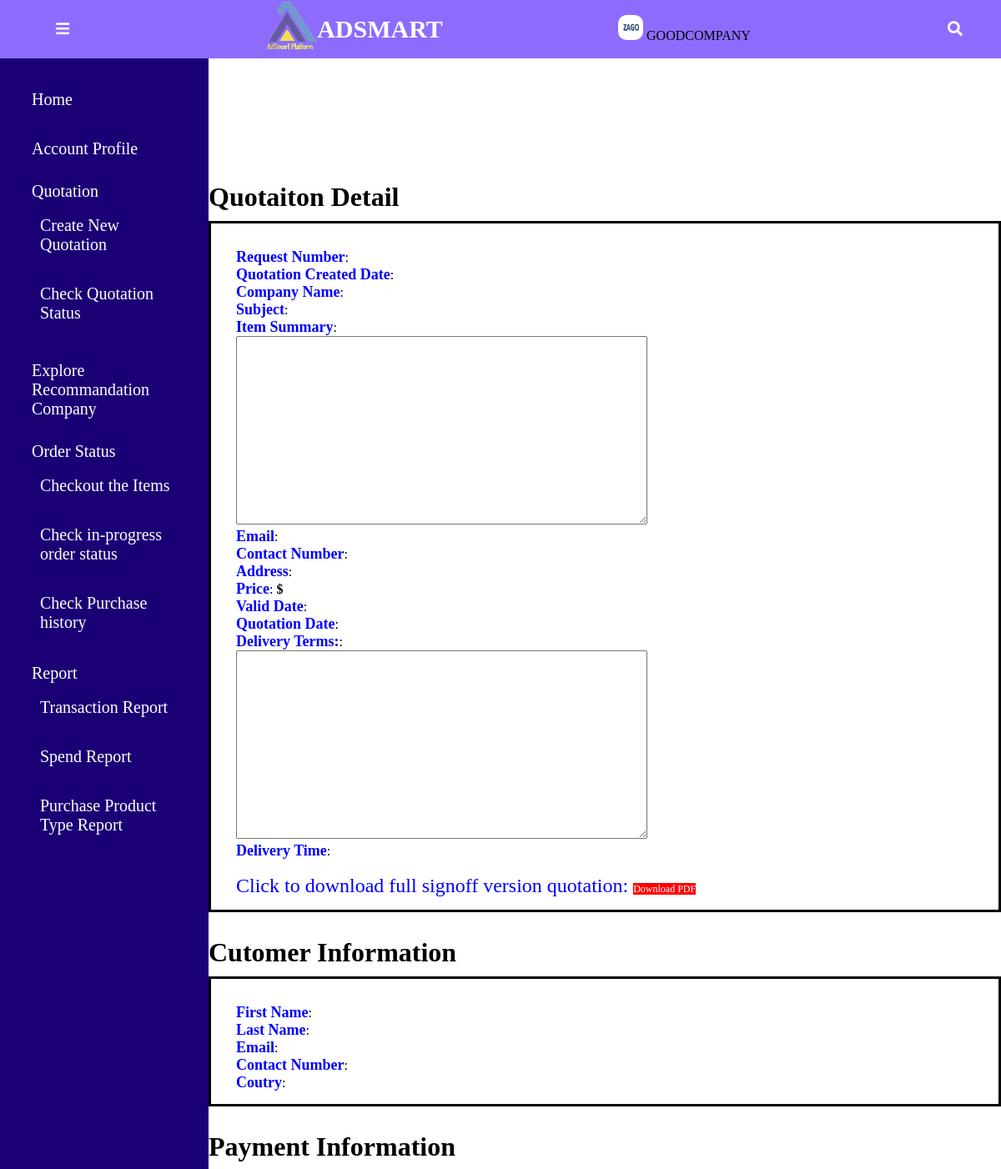
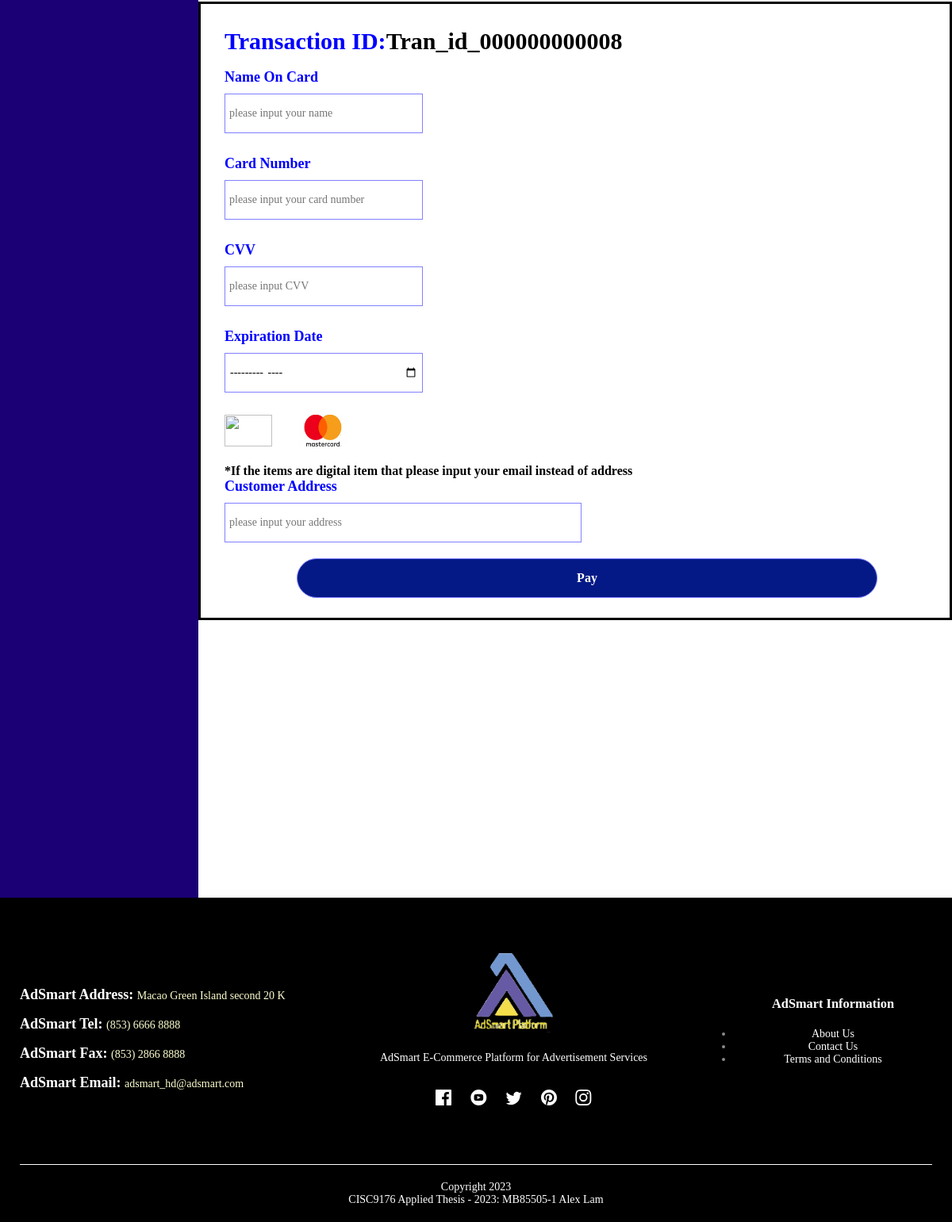
The app's page /payment/Adsmart_checkout_item_info.php (signed in) with its own data (2 pictures, top to bottom).
### tables this page shows
CREATE TABLE `adsmart_business_partner` (
  `shop_code` int(11) NOT NULL,
  `user_id` varchar(100) NOT NULL,
  `company_name` varchar(255) NOT NULL,
  `company_chinese_name` varchar(255) NOT NULL,
  `company_reg_number` varchar(100) NOT NULL,
  `company_reg_address` varchar(255) NOT NULL,
  `country` varchar(100) NOT NULL,
  `contact_number` varchar(255) NOT NULL,
  `email` varchar(100) NOT NULL,
  `image_name` varchar(255) NOT NULL,
  `password` varchar(255) NOT NULL,
  `password_confirm` varchar(255) NOT NULL,
  `print_ads` tinyint(1) NOT NULL,
  `broadcast_ads` tinyint(1) NOT NULL,
  `outdoor_ads` tinyint(1) NOT NULL,
  `telemarketing_ads` tinyint(1) NOT NULL,
  `events_ads` tinyint(1) NOT NULL,
  `placement_ads` tinyint(1) NOT NULL,
  `display_ads` tinyint(1) NOT NULL,
  `search_ads` tinyint(1) NOT NULL,
  `social_ads` tinyint(1) NOT NULL,
  `video_ads` tinyint(1) NOT NULL,
  `native_ads` tinyint(1) NOT NULL,
  `influencer_ads` tinyint(1) NOT NULL,
  `poster` tinyint(1) NOT NULL,
  `sticker` tinyint(1) NOT NULL,
  `print_material` tinyint(1) NOT NULL,
  `clothes_product` tinyint(1) NOT NULL,
  `tnc` tinyint(1) NOT NULL,
  `description` varchar(255) NOT NULL,
  `apply_status` varchar(100) NOT NULL
);

CREATE TABLE `payment` (
  `id` int(10) NOT NULL,
  `customer_id` int(11) NOT NULL,
  `cus_user_id` varchar(255) NOT NULL,
  `cus_email` varchar(255) NOT NULL,
  `cus_address` varchar(255) NOT NULL,
  `item_name` varchar(255) NOT NULL,
  `quantity` int(10) NOT NULL,
  `price` int(10) NOT NULL,
  `total` decimal(10,2) NOT NULL,
  `created_day` timestamp NOT NULL DEFAULT current_timestamp(),
  `company_user_id` varchar(255) NOT NULL,
  `order_status` varchar(100) NOT NULL,
  `bp_update_time` timestamp NOT NULL DEFAULT current_timestamp(),
  `cs_update_time` timestamp NOT NULL DEFAULT current_timestamp(),
  `transaction_id` varchar(255) NOT NULL,
  `req_number` varchar(255) NOT NULL,
  `cus_contact` varchar(100) NOT NULL,
  `cus_card_name` varchar(255) NOT NULL,
  `card_number` bigint(100) NOT NULL,
  `cvv` int(3) NOT NULL,
  `card_expiry_date` varchar(7) NOT NULL
);

### payment/Adsmart_checkout_item_info.php (the view, shortened to what this page needs)
<?php
if(isset($_SESSION['user2']) && isset($_SESSION['shopcode'])){
    include '../partials-front/after_company_login_menu.php';
}
elseif (isset($_SESSION['user1'])){
    include '../partials-front/after_customer_login_menu.php';
}else {include '../partials-front/menu.php';}
?>
<div style="background:#1b0075">
<?php  include('../partials-front/customer_left_bar.php');?>
  <div class='container-fluid' style ="padding-bottom:300px;">
            	   	<div class='reg' style='width: 1000px; margin-top:100px; text-align:left;'>
		<form action='handle_checkout.php' method='post'>
			<?php
			$req_number = $_GET['req_number'];
			$sql2 = "SELECT * From quotation_content a join adsmart_business_partner b on a.company_id = b.shop_code where a.req_number = '$req_number' ";
			$res2 = mysqli_query($conn, $sql2);
			echo "<div class='small-container cart-page'>";
			echo "<h1>Quotaiton Detail</h1>";
			echo "<div class='checkout_form' style='padding-bottom:15px;'>";
			if($res2==TRUE){
			    $rows=mysqli_fetch_assoc($res2);
			    $contact_number = $rows['contact_number'];
		          $id= $rows['quotation_id'];
			    $company_name = $rows['company_name'];
			    $company_email = $rows['company_email'];
			    $country= $rows['reg_country'];
			     $price = $rows['price'];
			    $valid_day = $rows['valid_day'];
			    $subject = $rows['subject'];
			    $quotation_date = $rows['quotation_date'];
			    $delivery_time = $rows['delivery_time'];
			    $created_date = $rows['created_date'];
			    echo "<label>Request Number</label>:<b>". $req_number."</b><br>";
			    echo "<label>Quotation Created Date</label>:<b>". $created_date."</b><br>";
			    echo "<label>Company Name</label>:<b>". $company_name."</b><br>";
			    echo "<label>Subject</label>:<b>". $subject."</b><br>";
			    echo "<label>Item Summary</label>:<br>";
			    ?>
			    <?php
			    echo "<textarea   id ='myTextarea' name='item_summary' rows='14' cols='65' readonly>";
			    echo "</textarea><br>";
			    echo "<label>Email</label>:<b>".$company_email."</b><br>";
			    echo "<label>Contact Number</label>:<b>".$contact_number."</b><br>";
			    echo "<label>Address</label>:<b>".$country."</b><br>";
			    echo "<label>Price</label>:<b> $".$price."</b><br>";
			    echo "<label>Valid Date</label>:<b>".$valid_day."</b><br>";
			    echo "<label>Quotation Date</label>:<b>".$quotation_date."</b><br>";
			    echo "<label>Delivery Terms:</label>:<br>";
			    echo "<textarea   id ='myTextarea'  rows='14' cols='65' readonly>";
			    echo "</textarea><br>";
			    echo "<label>Delivery Time</label>:<b>".$delivery_time."</b><br><br>";
			    echo  "<p style='text-transform:none; font-size:24px; color:Blue;'>Click to download full signoff version quotation: <a href='".USER_INTERACTION."handle_download_full_signoff.php?id=".$id."' style='background:red; color:white;'>Download PDF</a></p>";
			    echo "</div>";
                        }?>
<h1>Cutomer Information</h1>
				<div class="checkout_form" style='padding-bottom:15px;'>
			<?php
			$sql3 = "SELECT * from adsmart_customer where user_id = '$account_name'";
			$res3 = mysqli_query($conn, $sql3);
			        $row2=mysqli_fetch_assoc($res3);
			            $first_name =$row2['first_name'];
			            $last_name =$row2['last_name'];
			            $cs_email =$row2['email'];
			            $contact_number =$row2['contact_number'];
			            $cus_address = $row2['country'];
			            echo "<label>First Name</label>:<b>".$first_name."</b><br>";
			            echo "<label>Last Name</label>:<b>".$last_name."</b><br>";
			            echo "<label>Email</label>:<b>".$cs_email."</b><br>";
			            echo "<label>Contact Number</label>:<b>".$contact_number."</b><br>";
			            echo "<label>Coutry</label>:<b>".$cus_address."</b><br>";
			            ?>
		</div>
		<h1>Payment Information</h1>
		<div class="checkout_form" style='padding-bottom:15px;'>
			<?php
			$sql5 = "SELECT transaction_id FROM payment ORDER BY id DESC LIMIT 1";
			$res5 = mysqli_query($conn, $sql5);
			$row5 = mysqli_fetch_array($res5);
			$lastTicket = 0;
			if(isset($row5['transaction_id'])){$lastTicket = $row5['transaction_id'];}else{ $lastTicket == 'Tran_id_00000000';}
			$lastNumber = intval(substr($lastTicket, -10));
			$newNumber = $lastNumber + 1;
			$paddedNumber = str_pad($newNumber, 12, "0", STR_PAD_LEFT);
			$newTicket = "Tran_id_" . $paddedNumber;
			echo "<label style='color:Blue; font-size: 30px;'>Transaction ID:</label>";
			echo "<b  style='color:black; font-size: 30px;' >".$newTicket."</b> <br> <br>";
			$sql1 = "SELECT * from customer_credit_card where customer_name = '$account_name'";
			$res1 = mysqli_query($conn, $sql1);
			if($res1==TRUE){
			    $count =mysqli_num_rows($res1);
			    if($count>0){
			$row1=mysqli_fetch_assoc($res1);
			$customer_name = $row1['customer_name'];
			$customer_id = $row1['customer_id'];
			$cvv = $row1['cvv'];
			$expiration_date = $row1['expiration_date'];
			$card_number = $row1['card_number'];
			echo "<fieldset style='width:500px;'>";
			echo "<label>Payment Detail:</label><br>";
			echo "<label>Price</label>:<b> $".$price."</b><br>";
			$service_charge =$price*0.1;
			$total = $price*0.01+$price+$service_charge;
			echo "<label>Service charge (10%)</label>:<b> $".$service_charge."</b><br>";
			echo "<label>Tax (1%)</label>:<b> $".$price*0.01."</b><br>";
			echo "<label>Total Amount</label>:<b> $".$total."</b><br>";
			echo  "<input type='text' value=".$total." name='total' >";
			echo "</fieldset>";
			echo"<div id='name'>";
			echo "<label>Name On Card</label><br>";
			if(isset($customer_name)){
			echo "<input required id='input_0' type='text' name='cus_card_name' placeholder='please input your name' style='width:250px' value='".$customer_name."'><br>
				</div>
				<br>";}else{
				echo "<input required id='input_0' type='text' name='cus_card_name' placeholder='please input your name' style='width:250px' ><br>
				</div>
				<br>";
			}
			echo"<div id='Card_no'>";
			echo "<label>Card Number</label><br>";
			if(isset($card_number)){
			    echo "<input required id='input_1' type='number' name='card_number' placeholder='please input your card number' style='width:250px' value='".$card_number."'><br>
				</div>
				<br>";}else{
				echo "<input required id='input_1' type='number' name='card_number' placeholder='please input your card number' style='width:250px' ><br>
				</div>
				<br>";
			    }
			    echo"<div id='CVV'>";
			    echo "<label>CVV</label><br>";
			    if(isset($card_number)){
			        echo "<input  required id='input_2' type='number' name='cvv' placeholder='please input CVV' style='width:250px' value='".$cvv."'><br>
				</div>
				<br>";}else{
				echo "<input  required id='input_2' type='number' name='cvv' placeholder='please input CVV' style='width:250px' ><br>
				</div>
				<br>";
			        }
			        echo"<div id='expiration_date'>";
			        echo "<label>Expiration Date</label><br>";
			        if(isset($card_number)){
			            echo "<input required id='expiry-date' type='date' name='card_expiry_date' min='2023-03' max='9999-12' style='width:250px' value='$expiration_date'><br>";
				echo	"</div>
				<br>";}else{
				echo "<input required id='expiry-date' type='month' name='card_expiry_date'  min='2023-03' max='9999-12' style='width:250px' ><br>
				</div>
				<br>";
			            }
			 echo          "<div>
			            <img src='../images/Visa.png' width='60px' height='40px'>
			            <img src='../images/mastercard.png' width='60px' height='40px' style='margin-left:30px;'>
			            </div>";
			echo "<br>";
			echo"<div id='cus_address'>";
			echo "<p style ='color:black;'><b>*If the items are digital item that please input your email instead of address</b></p>";
			echo "<label>Customer Address</label><br>";
			echo "<input required type='text' name='cus_address' placeholder='please input your address' style='width:450px' ><br>";
			echo "</div>";
			echo "
			</div>";
			echo "<input type='hidden' value=".$customer_name." name='cus_user_id' >";
			echo  "<input type='hidden' value=".$cs_email." name='email' >";
			echo  "<input type='hidden' value=".$contact_number." name='contact_number' >";
			echo  "<input type='text' value=".$total." name='total' >";
			echo "<input type='hidden' value='".$newTicket."' name='transaction_id' >";
		echo "</div>";
			    }else{
			        echo"<div id='name'>";
			        echo "<label>Name On Card</label><br>";
			        echo "<input required id='input_0' type='text' name='cus_card_name' placeholder='please input your name' style='width:250px' ><br>
				</div>
				<br>";
			        echo"<div id='Card_no'>";
			        echo "<label>Card Number</label><br>";
			        echo "<input required id='input_1' type='number' name='card_number' placeholder='please input your card number' style='width:250px' ><br>
				</div>
				<br>";
			        echo"<div id='CVV'>";
			        echo "<label>CVV</label><br>";
			        echo "<input  required id='input_2' type='number' name='cvv' placeholder='please input CVV' style='width:250px' ><br>
				</div>
				<br>";
			        echo"<div id='expiration_date'>";
			        echo "<label>Expiration Date</label><br>";
			        echo "<input required id='expiry-date' type='month' name='card_expiry_date'  min='2023-03' max='9999-12' style='width:250px' ><br>
				</div>
				<br>";
			        echo "
			<div>
				<img src='../images/Visa.png' width='60px' height='40px'>
				<img src='../images/mastercard.png' width='60px' height='40px' style='margin-left:30px;'>
			</div>";
			        echo "<br>";
			        echo"<div id='cus_address'>";
			        echo "<p style ='color:black;'><b>*If the items are digital item that please input your email instead of address</b></p>";
			        echo "<label>Customer Address</label><br>";
			        echo "<input required type='text' name='cus_address' placeholder='please input your address' style='width:450px' ><br>";
			        echo "</div>";
			    }}
		?>
		<div id="checkout" style="text-align:center;">
		   <input type="submit" name="submit" value="Pay" class="btn"  style="font-size:16px; font-weight:bold; height:50px;width:80%; ">
	</div>
		</form>
		</div>
</div>
</div>
     <?php  include('../partials-front/footer.php');?>

### partials-front/after_company_login_menu.php (shortened to what this page needs)
<?php
include('../config/constants.php');
 ?>
<!DOCTYPE html>
<html>
<head>
<link href="../css/style.css" rel="stylesheet" />
<link rel="stylesheet" href="https://cdnjs.cloudflare.com/ajax/libs/font-awesome/5.15.3/css/all.min.css"/>
</head>
<body>
<div class="navbar">
    <nav>
      <label for="show-menu" class="menu-icon"><i class="fas fa-bars"></i></label>
      <div class="content">
      <div class="logo"><a href="#"><img src="../images/AdSmart_logo.png" style="width:60px; height:60px;"></a></div>
      <div class="logo"><a href="#">ADSMART</a></div>
      </div>
      <label >
      <?php
      $account_name = $_SESSION['user2'];
      $shop_code =$_SESSION['shopcode'];
      $sql ="SELECT image_name FROM adsmart_business_partner where user_id='$account_name' AND shop_code='$shop_code'";
      $res = mysqli_query($conn, $sql);
      $count =mysqli_num_rows($res);
      if($count>0){
          while($rows=mysqli_fetch_assoc($res))
          {
              $image_name=$rows['image_name'];
        ?>
        <?php
    				if($image_name!=""){
    				                ?>
    				                <img src="<?php  echo IMAGES;?>/images/company/<?php echo $image_name;?>" width="30px" height="30px" style="border-radius: 10px;">
    				                <?php
    				            }else {
    				                echo "<div class='error'> image not existed </div>";
    				            }
    				            ?>
      <?php
    				        }
      }
    				?>
      <a href="Adsmart_partners_personal_space.php" style="color:black; text-transform: uppercase;"><?php echo $_SESSION['user2']; ?> </a>
    				</label>
      <label for="show-search" class="search-icon"><i class="fas fa-search"></i></label>
    </nav>
  </div>

### css/style.css (style rules this page uses)
* { margin: 0; padding: 0; box-sizing: border-box; text-decoration: none; font-family: 'Roboto Slab', serif; }
.navbar { background: #8d6cfd; position: fixed; width: 100%; }
.navbar nav { position: relative; display: flex; max-width: calc(100% - 200px); margin: 0 auto; height: 70px; align-items: center; justify-content: space-between; }
nav .content { display: flex; align-items: center; }
.content .logo a { color: #fff; font-size: 30px; font-weight: 600; }
.navbar .search-icon, .navbar .menu-icon { color: #fff; font-size: 18px; cursor: pointer; line-height: 70px; width: 70px; text-align: center; }
.navbar .menu-icon { display: none; }
@media screen and (max-width: 1800px) { .navbar nav { max-width: 100%; padding: 0 20px; } }
@media screen and (max-width: 1250px) { .navbar .menu-icon { display: block; } }
a { text-decoration: none; color: #555; }
p { color: #555; }
.small-container h1 { margin-top:23px; margin-bottom: 10px; }
.btn { display: inline-block; background: #ff523b; color: #fff; padding: 8px 30px; border-radius: 30px; transition: background 0.5s; cursor: pointer; margin-top:80px; margin: 30px 0; }
.small-container { padding-top:10%; max-width: 1080px; margin: auto; }
.menu-icon { width: 28px; margin-left: 20px; display: none; }
.cart-page { margin:auto; }
form input { width: 100%; height: 20px; margin: 10px 0; padding: 0 10px; border: 1px solid #ccc; }
form .btn { width: 100%; border: none; cursor: pointer; margin: 10px 0; }
form a { font-size:12px; }
.reg { text-align:center; max-width: 1080px; margin: 20px auto; }
#checkout .btn { background: #051986; }
.checkout_form { flex-basis:30%; min-width: 350px; margin-bottom: 30px; border: 3px solid black; padding-left: 30px; padding-top: 30px; }
.checkout_form label { font-weight: bold; color: Blue; font-size:18px; }
.checkout_form input { height:50px; width:250px; border: 1px solid #8080ff; padding: 5px; font-size:14px; }
.checkout_form p { Color:#fff; }
.container-fluid { display: flex; background: #fff; width: calc(100% - 250px); margin-left: 250px; }

### records on screen
adsmart_business_partner: image_name (picture)
payment: transaction "Tran_id_000000000008"

### other values on screen
$_SESSION['user2'] "GOODCOMPANY"
